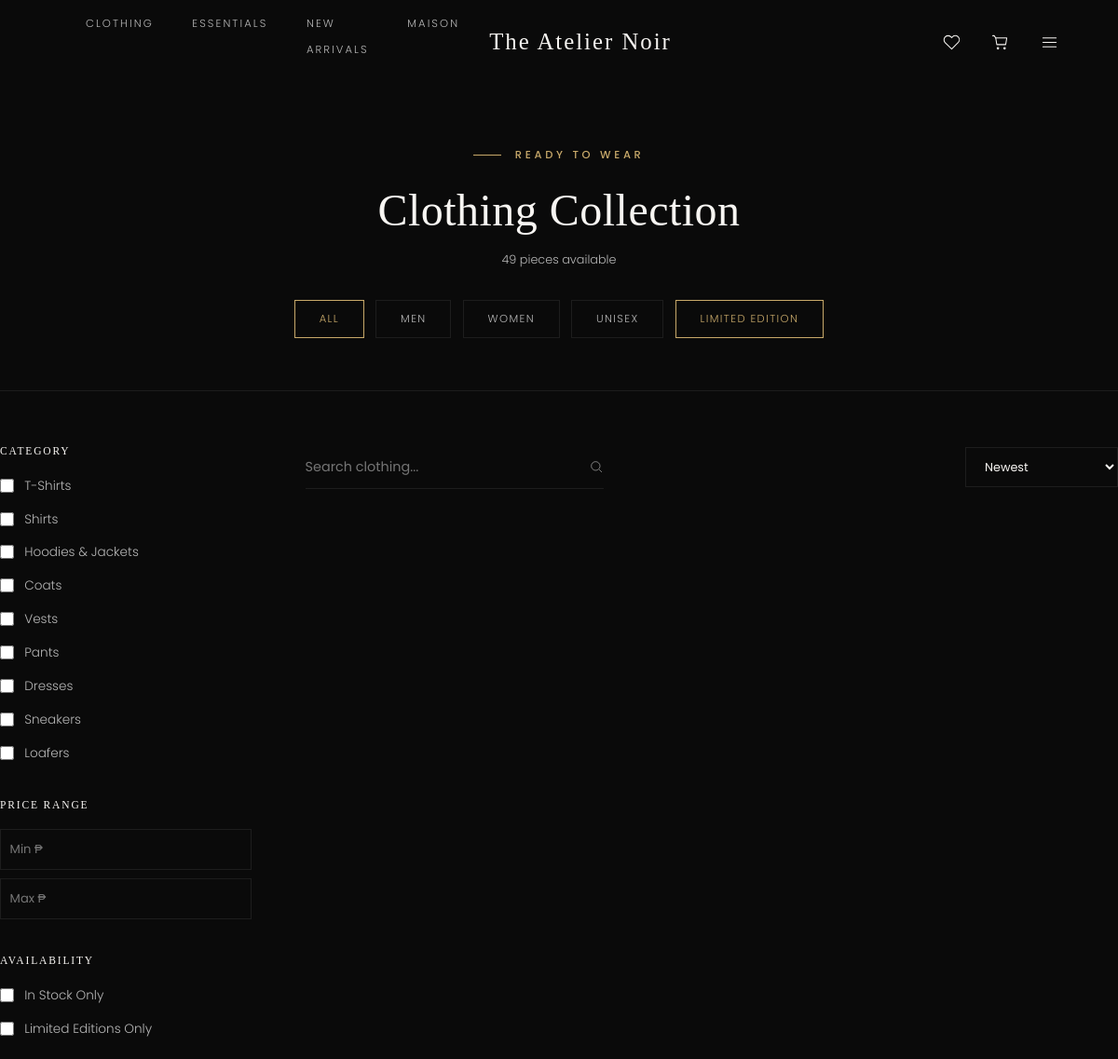
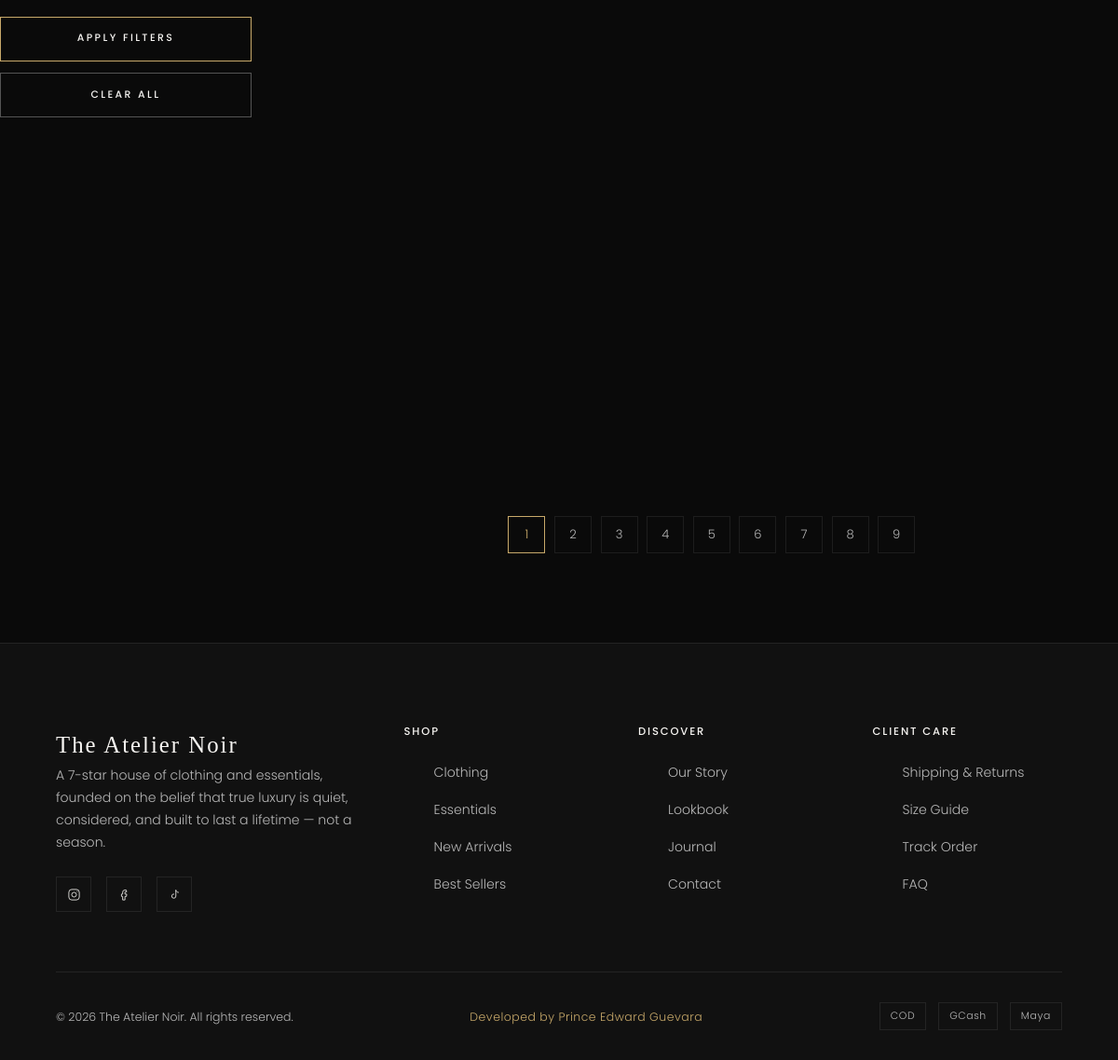
Screenshot of /el-grande-torres/clothing.php with the database file from the repository (2 pictures, top to bottom).
### tables this page shows
CREATE TABLE `categories` (
  `category_id` int(11) NOT NULL,
  `store_type` enum('clothing','essentials') NOT NULL,
  `name` varchar(80) NOT NULL,
  `slug` varchar(90) NOT NULL,
  `description` varchar(255) DEFAULT NULL,
  `display_order` int(11) NOT NULL DEFAULT 0,
  `is_active` tinyint(1) NOT NULL DEFAULT 1,
  `created_at` timestamp NOT NULL DEFAULT current_timestamp()
);

### el-grande-torres/clothing.php (called while the page is built)
<?php
require_once __DIR__ . '/config/app.php';
$store_type = 'clothing';
require __DIR__ . '/includes/shop-template.php';

### el-grande-torres/config/app.php (called while the page is built, shortened)
<?php
require_once __DIR__ . '/database.php';
function e(?string $value): string {
    return htmlspecialchars($value ?? '', ENT_QUOTES, 'UTF-8');
}

### el-grande-torres/includes/product-functions.php (called while the page is built, shortened)
<?php
function product_table(string $type): string {
    return $type === 'essentials' ? 'essentials_products' : 'clothing_products';
}
function query_products(string $store_type, array $filters = [], string $sort = 'newest', int $page = 1, int $per_page = 6): array {
    $db = getDB();
    $table = product_table($store_type);
    $where = ["p.status = 'active'"];
    $params = [];
    $order = match ($sort) {
        'price_asc'    => 'p.price ASC',
        'price_desc'   => 'p.price DESC',
        'best_selling' => 'p.sales_count DESC',
        default        => 'p.created_at DESC',
    };
    $offset = max(0, ($page - 1) * $per_page);
    $whereSql = implode(' AND ', $where);
    $sql = "SELECT p.*, c.name AS category_name, c.slug AS category_slug
            FROM $table p JOIN categories c ON c.category_id = p.category_id
            WHERE $whereSql ORDER BY $order LIMIT $per_page OFFSET $offset";
    $countSql = "SELECT COUNT(*) AS total FROM $table p JOIN categories c ON c.category_id = p.category_id WHERE $whereSql";
    try {
        $stmt = $db->prepare($sql); $stmt->execute($params); $items = $stmt->fetchAll();
        $cstmt = $db->prepare($countSql); $cstmt->execute($params);
        $total = (int)($cstmt->fetch()['total'] ?? 0);
    } catch (Throwable $e) {
        error_log('query_products error: ' . $e->getMessage());
        $items = []; $total = 0;
    }
    return ['items' => $items, 'total' => $total, 'pages' => max(1, (int)ceil($total / $per_page))];
}
function get_categories(string $store_type): array {
    $stmt = getDB()->prepare("SELECT * FROM categories WHERE store_type = ? AND is_active = 1 ORDER BY display_order");
    $stmt->execute([$store_type]);
    return $stmt->fetchAll();
}

### el-grande-torres/config/database.php (called while the page is built, shortened)
<?php
function getDB(): PDO {
    static $pdo = null;
    if ($pdo === null) {
        $dsn = "mysql:host=" . DB_HOST . ";dbname=" . DB_NAME . ";charset=" . DB_CHARSET;
        $options = [
            PDO::ATTR_ERRMODE            => PDO::ERRMODE_EXCEPTION,
            PDO::ATTR_DEFAULT_FETCH_MODE => PDO::FETCH_ASSOC,
            PDO::ATTR_EMULATE_PREPARES   => false,
        ];
        try {
            $pdo = new PDO($dsn, DB_USER, DB_PASS, $options);
        } catch (PDOException $e) {
            error_log('Database connection failed: ' . $e->getMessage());
            die('Unable to connect. Please import el_grande_torres.sql and check config/database.php');
        }
    }
    return $pdo;
}

### el-grande-torres/includes/shop-template.php (the view, shortened to what this page needs)
<?php
require_once __DIR__ . '/product-functions.php';
$store_type = $store_type ?? 'clothing';
$store_label = $store_type === 'essentials' ? 'Essentials' : 'Clothing';
$filters = [
    'category'     => isset($_GET['category']) ? (array)$_GET['category'] : [],
    'gender'       => in_array($_GET['gender'] ?? '', ['men','women','unisex'], true) ? $_GET['gender'] : null,
    'min_price'    => $_GET['min_price'] ?? null,
    'max_price'    => $_GET['max_price'] ?? null,
    'availability' => $_GET['availability'] ?? null,
    'limited_only' => !empty($_GET['limited_only']),
    'search'       => $_GET['q'] ?? null,
];
$sort = $_GET['sort'] ?? 'newest';
$page = max(1, (int)($_GET['page'] ?? 1));
$per_page = 6;
$results = query_products($store_type, $filters, $sort, $page, $per_page);
$categories = get_categories($store_type);
require_once __DIR__ . '/header.php';
function tab_query_string(array $overrides): string {
    $base = $_GET;
    unset($base['page']);
    foreach ($overrides as $k => $v) {
        if ($v === null) { unset($base[$k]); } else { $base[$k] = $v; }
    }
    $qs = http_build_query($base);
    return $qs ? '?' . $qs : '?';
}
?>
<div class="shop-header">
    <span class="eyebrow" style="justify-content:center;"><?= $store_type === 'essentials' ? 'Fine Essentials' : 'Ready to Wear' ?></span>
    <h1 class="section-title"><?= e($store_label) ?> Collection</h1>
    <p class="badge-count"><?= $results['total'] ?> pieces available</p>
    <div class="gender-tabs">
        <a href="<?= tab_query_string(['gender' => null, 'limited_only' => null]) ?>" class="<?= empty($filters['gender']) && !$filters['limited_only'] ? 'active' : '' ?>">All</a>
        <a href="<?= tab_query_string(['gender' => 'men', 'limited_only' => null]) ?>" class="<?= $filters['gender'] === 'men' && !$filters['limited_only'] ? 'active' : '' ?>">Men</a>
        <a href="<?= tab_query_string(['gender' => 'women', 'limited_only' => null]) ?>" class="<?= $filters['gender'] === 'women' && !$filters['limited_only'] ? 'active' : '' ?>">Women</a>
        <a href="<?= tab_query_string(['gender' => 'unisex', 'limited_only' => null]) ?>" class="<?= $filters['gender'] === 'unisex' && !$filters['limited_only'] ? 'active' : '' ?>">Unisex</a>
        <a href="<?= tab_query_string(['limited_only' => 1]) ?>" class="<?= $filters['limited_only'] ? 'active' : '' ?>" style="border-color:var(--gold); color:var(--gold);">Limited Edition</a>
    </div>
</div>
<div class="container-lux shop-layout">
    <aside class="filter-panel">
        <form method="GET" id="filterForm">
            <div class="filter-group">
                <h4>Category</h4>
                <?php foreach ($categories as $cat): ?>
                <label>
                    <input type="checkbox" name="category[]" value="<?= e($cat['slug']) ?>"
                        <?= in_array($cat['slug'], $filters['category']) ? 'checked' : '' ?>
                        onchange="document.getElementById('filterForm').submit()">
                    <?= e($cat['name']) ?>
                </label>
                <?php endforeach; ?>
            </div>
            <div class="filter-group">
                <h4>Price Range</h4>
                <input type="number" name="min_price" placeholder="Min ₱" value="<?= e($filters['min_price'] ?? '') ?>" style="margin-bottom:0.6rem; background:transparent; border:1px solid var(--border-color); color:var(--text-primary); padding:0.6rem; width:100%; font-size:0.82rem;">
                <input type="number" name="max_price" placeholder="Max ₱" value="<?= e($filters['max_price'] ?? '') ?>" style="background:transparent; border:1px solid var(--border-color); color:var(--text-primary); padding:0.6rem; width:100%; font-size:0.82rem;">
            </div>
            <div class="filter-group">
                <h4>Availability</h4>
                <label><input type="checkbox" name="availability" value="in_stock" <?= ($filters['availability'] ?? '') === 'in_stock' ? 'checked' : '' ?> onchange="document.getElementById('filterForm').submit()"> In Stock Only</label>
                <label><input type="checkbox" name="limited_only" value="1" <?= $filters['limited_only'] ? 'checked' : '' ?> onchange="document.getElementById('filterForm').submit()"> Limited Editions Only</label>
            </div>
            <button type="submit" class="btn-lux btn-lux-sm btn-lux-block">Apply Filters</button>
            <a href="?" class="btn-lux btn-lux-ghost btn-lux-sm btn-lux-block" style="margin-top:0.8rem;">Clear All</a>
        </form>
    </aside>
    <div>
        <div class="shop-toolbar">
            <form class="search-box" method="GET">
                <input type="text" name="q" placeholder="Search <?= strtolower(e($store_label)) ?>..." value="<?= e($filters['search'] ?? '') ?>">
                <svg viewBox="0 0 24 24" fill="none" stroke="currentColor"><circle cx="11" cy="11" r="7"/><line x1="21" y1="21" x2="16.65" y2="16.65"/></svg>
            </form>
            <select class="sort-select" onchange="window.location.href=updateQueryParam('sort', this.value)">
                <option value="newest" <?= $sort === 'newest' ? 'selected' : '' ?>>Newest</option>
            </select>
        </div>
        <?php if (empty($results['items'])): ?>
            <div class="empty-state">
                <p style="font-family:var(--font-display); font-size:1.4rem; margin-bottom:0.8rem;">No pieces match your selection.</p>
                <p>Try adjusting your filters, or explore the full collection.</p>
                <a href="?" class="btn-lux" style="margin-top:1.5rem;">Reset Filters</a>
            </div>
        <?php else: ?>
        <div class="product-grid">
        </div>
        <?php if ($results['pages'] > 1): ?>
        <div class="pagination-lux">
            <?php for ($i = 1; $i <= $results['pages']; $i++): ?>
                <?php if ($i === $page): ?><span class="active"><?= $i ?></span>
                <?php else: ?><a href="?<?= http_build_query(array_merge($_GET, ['page' => $i])) ?>"><?= $i ?></a><?php endif; ?>
            <?php endfor; ?>
        </div>
        <?php endif; ?>
        <?php endif; ?>
    </div>
</div>
<?php require_once __DIR__ . '/footer.php'; ?>

### el-grande-torres/assets/css/design-system.css (style rules this page uses)
:root { --bg-primary: #0A0A0A; --bg-secondary: #111111; --bg-card: rgba(255, 255, 255, 0.04); --gold: #C8A96A; --gold-hover: #DFC28A; --text-primary: #F7F5F2; --text-secondary: #B7B7B7; --border-color: rgba(255, 255, 255, 0.08); --font-display: 'Cormorant Garamond', serif; --font-body: 'Poppins', sans-serif; --ease-lux: cubic-bezier(0.22, 1, 0.36, 1); --dur-fast: 0.3s; --dur-med: 0.65s; --dur-slow: 1.3s; --nav-height: 92px; --max-width: 1440px; }
* { box-sizing: border-box; margin: 0; padding: 0; }
html { scroll-behavior: smooth; }
body { background: var(--bg-primary); color: var(--text-primary); font-family: var(--font-body); font-weight: 300; line-height: 1.7; -webkit-font-smoothing: antialiased; overflow-x: hidden; }
h1, h2, h3, h4, h5, .font-display { font-family: var(--font-display); font-weight: 500; letter-spacing: 0.01em; line-height: 1.12; color: var(--text-primary); }
.eyebrow { font-size: 0.72rem; font-weight: 500; letter-spacing: 0.32em; text-transform: uppercase; color: var(--gold); display: inline-flex; align-items: center; gap: 0.9rem; margin-bottom: 1.4rem; }
.eyebrow::before { content: ''; width: 30px; height: 1px; background: var(--gold); }
.section-title { font-size: clamp(2rem, 4vw, 3.4rem); font-weight: 500; margin-bottom: 1rem; }
.container-lux { max-width: var(--max-width); margin: 0 auto; padding: 0 5vw; }
.btn-lux { display: inline-flex; align-items: center; justify-content: center; gap: 0.7rem; font-family: var(--font-body); font-size: 0.75rem; font-weight: 500; letter-spacing: 0.22em; text-transform: uppercase; padding: 1.15rem 2.7rem; border: 1px solid var(--gold); background: transparent; color: var(--text-primary); cursor: pointer; transition: background var(--dur-fast) var(--ease-lux), color var(--dur-fast) var(--ease-lux), border-color var(--dur-fast) var(--ease-lux), transform var(--dur-fast) var(--ease-lux); white-space: nowrap; }
.btn-lux-ghost { border-color: rgba(255, 255, 255, 0.3); }
.btn-lux-sm { padding: 0.85rem 1.8rem; font-size: 0.68rem; }
.btn-lux-block { width: 100%; }

### el-grande-torres/assets/css/product-card.css (style rules this page uses)
.product-grid { display: grid; grid-template-columns: repeat(3, minmax(0, 1fr)); gap: 3.2rem 2.6rem; align-items: start; }

### rows the page displays
categories: name "T-Shirts"
categories: name "Shirts"
categories: name "Hoodies & Jackets"
categories: name "Coats"
categories: name "Vests"
categories: name "Pants"
categories: name "Dresses"
categories: name "Sneakers"
categories: name "Loafers"

### other values shown
$store_label "Clothing"
$results['total'] "49"
DEVELOPER_CREDIT "Prince Edward Guevara"
